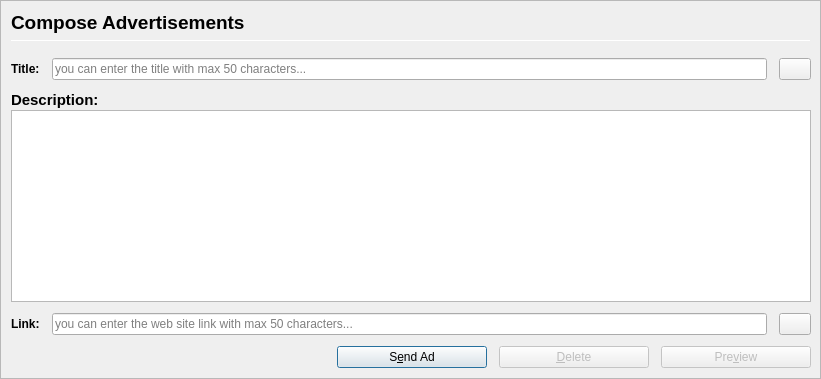
         <widget class="QFrame" name="frameCoinControl">
          <property name="sizePolicy">
           <sizepolicy hsizetype="Expanding" vsizetype="Expanding">
            <horstretch>0</horstretch>
            <verstretch>0</verstretch>
           </sizepolicy>
          </property>
          <property name="maximumSize">
           <size>
            <width>16777215</width>
            <height>16777215</height>
           </size>
          </property>
          <property name="frameShape">
           <enum>QFrame::StyledPanel</enum>
          </property>
          <property name="frameShadow">
           <enum>QFrame::Sunken</enum>
          </property>
          <layout class="QVBoxLayout" name="verticalLayoutCoinControl2">
           <property name="spacing">
            <number>0</number>
           </property>
           <property name="leftMargin">
            <number>0</number>
           </property>
           <property name="topMargin">
            <number>0</number>
           </property>
           <property name="rightMargin">
            <number>0</number>
           </property>
           <property name="bottomMargin">
            <number>0</number>
           </property>
           <item>
            <widget class="QWidget" name="widNewAdvertisement" native="true">
             <layout class="QVBoxLayout" name="verticalLayoutCoinControl" stretch="0,0,0,0,0,0,0">
              <property name="spacing">
               <number>1</number>
              </property>
              <property name="leftMargin">
               <number>10</number>
              </property>
              <property name="topMargin">
               <number>10</number>
              </property>
              <item>
               <layout class="QHBoxLayout" name="horizontalLayoutCoinControl1">
                <property name="bottomMargin">
                 <number>15</number>
                </property>
                <item>
                 <layout class="QVBoxLayout" name="verticalLayout_3">
                  <property name="spacing">
                   <number>6</number>
                  </property>
                  <item>
                   <widget class="QLabel" name="labelCoinControlFeatures">
                    <property name="sizePolicy">
                     <sizepolicy hsizetype="Preferred" vsizetype="Maximum">
                      <horstretch>0</horstretch>
                      <verstretch>0</verstretch>
                     </sizepolicy>
                    </property>
                    <property name="minimumSize">
                     <size>
                      <width>0</width>
                      <height>20</height>
                     </size>
                    </property>
                    <property name="font">
                     <font>
                      <pointsize>14</pointsize>
                      <weight>75</weight>
                      <bold>true</bold>
                     </font>
                    </property>
                    <property name="styleSheet">
                     <string notr="true">font-weight:bold;</string>
                    </property>
                    <property name="text">
                     <string>Compose Advertisements</string>
                    </property>
                   </widget>
                  </item>
                  <item>
                   <widget class="Line" name="line">
                    <property name="minimumSize">
                     <size>
                      <width>0</width>
                      <height>1</height>
                     </size>
                    </property>
                    <property name="maximumSize">
                     <size>
                      <width>16777215</width>
                      <height>1</height>
                     </size>
                    </property>
                    <property name="orientation">
                     <enum>Qt::Horizontal</enum>
                    </property>
                   </widget>
                  </item>
                 </layout>
                </item>
               </layout>
              </item>
              <item>
               <widget class="QWidget" name="widgetCoinControl" native="true">
                <property name="sizePolicy">
                 <sizepolicy hsizetype="Preferred" vsizetype="Preferred">
                  <horstretch>0</horstretch>
                  <verstretch>0</verstretch>
                 </sizepolicy>
                </property>
                <property name="minimumSize">
                 <size>
                  <width>0</width>
                  <height>0</height>
                 </size>
                </property>
                <property name="styleSheet">
                 <string notr="true"/>
                </property>
                <layout class="QHBoxLayout" name="horizontalLayoutCoinControl5">
                 <property name="leftMargin">
                  <number>0</number>
                 </property>
                 <property name="topMargin">
                  <number>0</number>
                 </property>
                 <property name="rightMargin">
                  <number>0</number>
                 </property>
                 <property name="bottomMargin">
                  <number>0</number>
                 </property>
                </layout>
               </widget>
              </item>
              <item>
               <layout class="QHBoxLayout" name="horizontalLayoutCoinControl4">
                <property name="spacing">
                 <number>12</number>
                </property>
                <property name="sizeConstraint">
                 <enum>QLayout::SetDefaultConstraint</enum>
                </property>
                <property name="topMargin">
                 <number>0</number>
                </property>
                <property name="rightMargin">
                 <number>0</number>
                </property>
                <property name="bottomMargin">
                 <number>10</number>
                </property>
                <item>
                 <widget class="QLabel" name="labelTitle">
                  <property name="enabled">
                   <bool>true</bool>
                  </property>
                  <property name="font">
                   <font>
                    <weight>75</weight>
                    <bold>true</bold>
                   </font>
                  </property>
                  <property name="text">
                   <string>Title:</string>
                  </property>
                  <property name="margin">
                   <number>0</number>
                  </property>
                 </widget>
                </item>
                <item>
                 <widget class="QLineEdit" name="lineEditTitle">
                  <property name="maxLength">
                   <number>50</number>
                  </property>
                  <property name="placeholderText">
                   <string>you can enter the title with max 50 characters...</string>
                  </property>
                 </widget>
                </item>
                <item>
                 <widget class="QPushButton" name="pasteButtonTitle">
                  <property name="sizePolicy">
                   <sizepolicy hsizetype="Minimum" vsizetype="Fixed">
                    <horstretch>0</horstretch>
                    <verstretch>0</verstretch>
                   </sizepolicy>
                  </property>
                  <property name="maximumSize">
                   <size>
                    <width>32</width>
                    <height>16777215</height>
                   </size>
                  </property>
                  <property name="toolTip">
                   <string>Paste Clipboard</string>
                  </property>
                  <property name="text">
                   <string/>
                  </property>
                  <property name="icon">
                   <iconset resource="../believe.qrc">
                    <normaloff>:/icons/editpaste</normaloff>:/icons/editpaste</iconset>
                  </property>
                  <property name="autoDefault">
                   <bool>false</bool>
                  </property>
                 </widget>
                </item>
               </layout>
              </item>
              <item>
               <layout class="QVBoxLayout" name="verticalLayout_4">
                <property name="bottomMargin">
                 <number>10</number>
                </property>
                <item>
                 <widget class="QLabel" name="label_2">
                  <property name="font">
                   <font>
                    <pointsize>11</pointsize>
                    <weight>75</weight>
                    <bold>true</bold>
                   </font>
                  </property>
                  <property name="text">
                   <string>Description:</string>
                  </property>
                 </widget>
                </item>
                <item>
                 <widget class="QTextEdit" name="textEditDescription">
                  <property name="placeholderText">
                   <string comment="you can enter the description with max 250 characters..."/>
                  </property>
                 </widget>
                </item>
               </layout>
              </item>
              <item>
               <layout class="QHBoxLayout" name="horizontalLayoutCoinControl4_2">
                <property name="spacing">
                 <number>12</number>
                </property>
                <property name="sizeConstraint">
                 <enum>QLayout::SetDefaultConstraint</enum>
                </property>
                <property name="topMargin">
                 <number>0</number>
                </property>
                <property name="rightMargin">
                 <number>0</number>
                </property>
                <property name="bottomMargin">
                 <number>10</number>
                </property>
                <item>
                 <widget class="QLabel" name="labelWebLink">
                  <property name="enabled">
                   <bool>true</bool>
                  </property>
                  <property name="font">
                   <font>
                    <weight>75</weight>
                    <bold>true</bold>
                   </font>
                  </property>
                  <property name="text">
                   <string>Link:</string>
                  </property>
                  <property name="margin">
                   <number>0</number>
                  </property>
                 </widget>
                </item>
                <item>
                 <widget class="QLineEdit" name="lineEditWebLink">
                  <property name="maxLength">
                   <number>50</number>
                  </property>
                  <property name="placeholderText">
                   <string>you can enter the web site link with max 50 characters...</string>
                  </property>
                 </widget>
                </item>
                <item>
                 <widget class="QPushButton" name="pasteButtonWebLink">
                  <property name="sizePolicy">
                   <sizepolicy hsizetype="Minimum" vsizetype="Fixed">
                    <horstretch>0</horstretch>
                    <verstretch>0</verstretch>
                   </sizepolicy>
                  </property>
                  <property name="maximumSize">
                   <size>
                    <width>32</width>
                    <height>16777215</height>
                   </size>
                  </property>
                  <property name="toolTip">
                   <string>Paste Clipboard</string>
                  </property>
                  <property name="text">
                   <string/>
                  </property>
                  <property name="icon">
                   <iconset resource="../believe.qrc">
                    <normaloff>:/icons/editpaste</normaloff>:/icons/editpaste</iconset>
                  </property>
                  <property name="autoDefault">
                   <bool>false</bool>
                  </property>
                 </widget>
                </item>
               </layout>
              </item>
              <item>
               <layout class="QHBoxLayout" name="horizontalLayoutCoinControl4_3">
                <property name="spacing">
                 <number>12</number>
                </property>
                <property name="sizeConstraint">
                 <enum>QLayout::SetDefaultConstraint</enum>
                </property>
                <property name="topMargin">
                 <number>0</number>
                </property>
                <property name="rightMargin">
                 <number>0</number>
                </property>
                <property name="bottomMargin">
                 <number>0</number>
                </property>
                <item>
                 <spacer name="horizontalSpacer">
                  <property name="orientation">
                   <enum>Qt::Horizontal</enum>
                  </property>
                  <property name="sizeHint" stdset="0">
                   <size>
                    <width>40</width>
                    <height>20</height>
                   </size>
                  </property>
                 </spacer>
                </item>
                <item>
                 <widget class="QPushButton" name="btnSendAds">
                  <property name="minimumSize">
                   <size>
                    <width>150</width>
                    <height>0</height>
                   </size>
                  </property>
                  <property name="maximumSize">
                   <size>
                    <width>150</width>
                    <height>16777215</height>
                   </size>
                  </property>
                  <property name="toolTip">
                   <string>Send Ad</string>
                  </property>
                  <property name="text">
                   <string>S&amp;end Ad</string>
                  </property>
                  <property name="icon">
                   <iconset resource="../believe.qrc">
                    <normaloff>:/icons/send</normaloff>:/icons/send</iconset>
                  </property>
                  <property name="autoDefault">
                   <bool>false</bool>
                  </property>
                  <property name="default">
                   <bool>true</bool>
                  </property>
                 </widget>
                </item>
                <item>
                 <widget class="QPushButton" name="btnDeleteAds">
                  <property name="enabled">
                   <bool>false</bool>
                  </property>
                  <property name="minimumSize">
                   <size>
                    <width>150</width>
                    <height>0</height>
                   </size>
                  </property>
                  <property name="maximumSize">
                   <size>
                    <width>150</width>
                    <height>16777215</height>
                   </size>
                  </property>
                  <property name="toolTip">
                   <string>Delete Ad</string>
                  </property>
                  <property name="text">
                   <string>&amp;Delete</string>
                  </property>
                  <property name="icon">
                   <iconset resource="../believe.qrc">
                    <normaloff>:/icons/remove</normaloff>:/icons/remove</iconset>
                  </property>
                  <property name="autoDefault">
                   <bool>false</bool>
                  </property>
                  <property name="default">
                   <bool>true</bool>
                  </property>
                 </widget>
                </item>
                <item>
                 <widget class="QPushButton" name="btnPreviewAds">
                  <property name="enabled">
                   <bool>false</bool>
                  </property>
                  <property name="minimumSize">
                   <size>
                    <width>150</width>
                    <height>0</height>
                   </size>
                  </property>
                  <property name="maximumSize">
                   <size>
                    <width>150</width>
                    <height>16777215</height>
                   </size>
                  </property>
                  <property name="toolTip">
                   <string>Preview Ad</string>
                  </property>
                  <property name="text">
                   <string>Pre&amp;view</string>
                  </property>
                  <property name="icon">
                   <iconset resource="../believe.qrc">
                    <normaloff>:/icons/eye</normaloff>:/icons/eye</iconset>
                  </property>
                  <property name="autoDefault">
                   <bool>false</bool>
                  </property>
                  <property name="default">
                   <bool>true</bool>
                  </property>
                 </widget>
                </item>
               </layout>
              </item>
              <item>
               <spacer name="verticalSpacerCoinControl">
                <property name="orientation">
                 <enum>Qt::Vertical</enum>
                </property>
                <property name="sizeHint" stdset="0">
                 <size>
                  <width>800</width>
                  <height>1</height>
                 </size>
                </property>
               </spacer>
              </item>
             </layout>
            </widget>
           </item>
          </layout>
         </widget>
